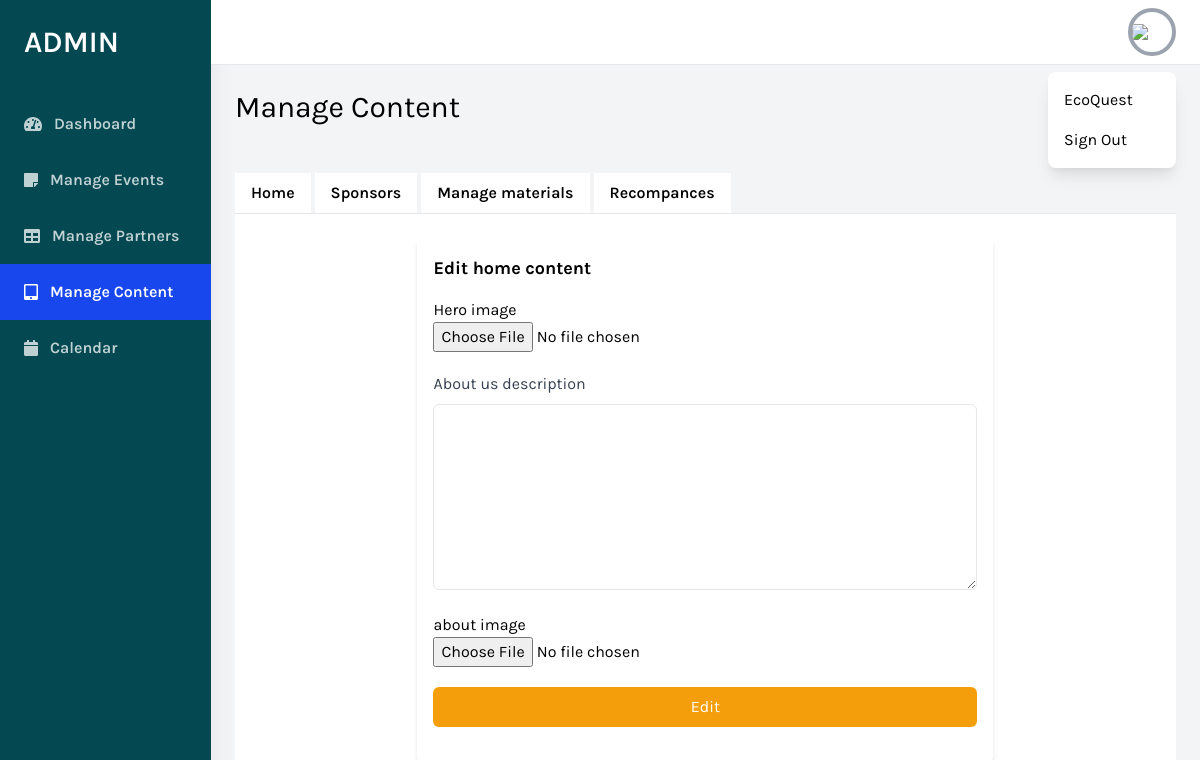
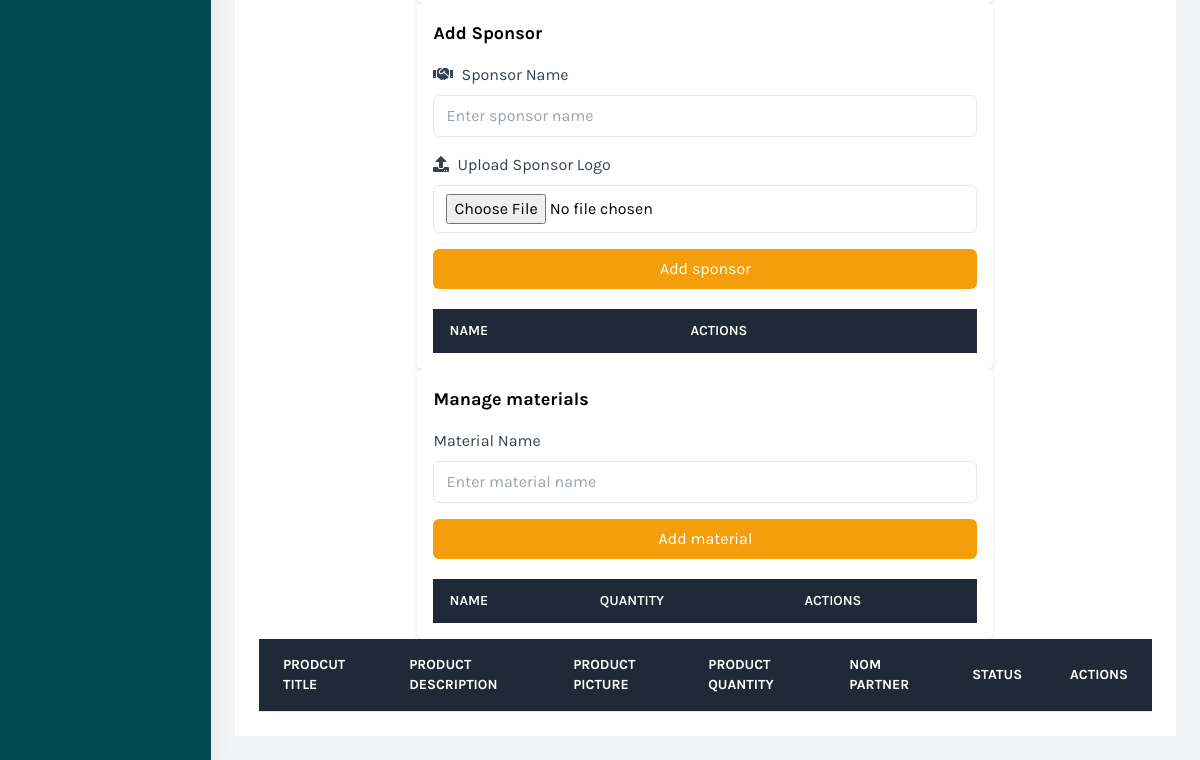
/daskboard/tabs.php, run on an earlier commit of the app's database (2 pictures, top to bottom).
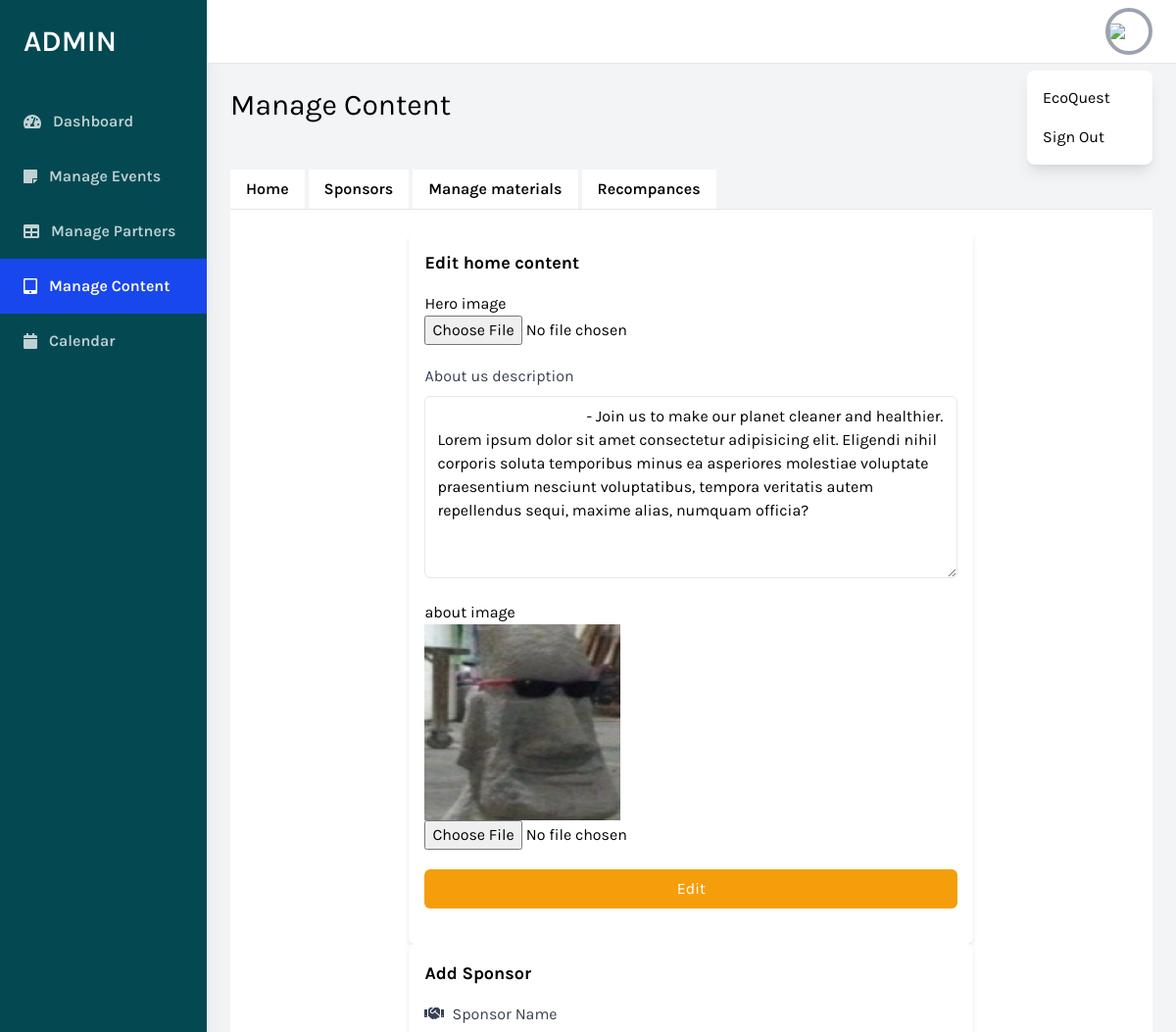
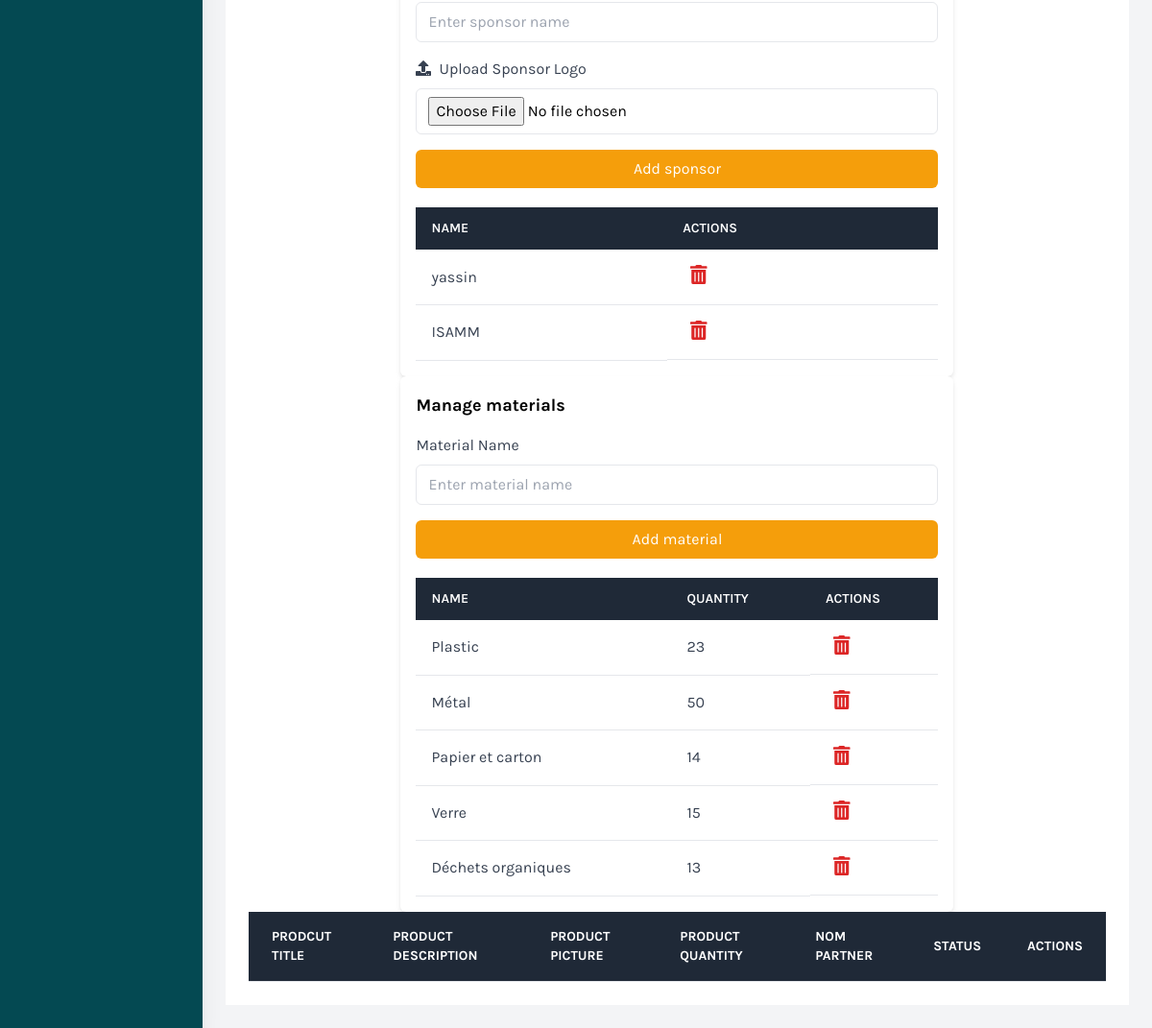
And on a later commit of the database (2 pictures, top to bottom).
### tables this page shows
CREATE TABLE `home` (
  `id` int(11) NOT NULL,
  `banner` varchar(250) NOT NULL,
  `about` text NOT NULL,
  `aboutimg` varchar(250) NOT NULL
);

CREATE TABLE `sponsors` (
  `idsponsor` int(11) NOT NULL,
  `nomsponsor` varchar(100) NOT NULL,
  `imgsponsor` varchar(20) NOT NULL
);

CREATE TABLE `materials` (
  `idmat` int(11) NOT NULL,
  `nommat` varchar(100) NOT NULL,
  `qty` decimal(10,0) NOT NULL
);

### daskboard/tabs.php (the view, shortened to what the changed rows need)
<!DOCTYPE html>
<html lang="en">
<?php
include "conn.php";
?>
<head>
    <link href="https://cdnjs.cloudflare.com/ajax/libs/tailwindcss/2.2.19/tailwind.min.css" rel="stylesheet">
</head>
<body class="bg-gray-100 font-family-karla flex">
                                    <?php
                                    $home="select * from home";
                                    $homeRes = mysqli_query($conn, $home);
                                    if($row=mysqli_fetch_assoc($homeRes)){
                                        $banner=$row['banner'];
                                        $aboutimg=$row['aboutimg'];
                                        $about=$row['about'];
                                    }
                                    ?>
    <div class="relative w-full flex flex-col h-screen overflow-y-hidden">
        <div class="w-full h-screen overflow-x-hidden border-t flex flex-col">
            <main class="w-full flex-grow p-6">
                <h1 class="text-3xl text-black pb-6">Manage Content</h1>
                <div class="w-full mt-6" x-data="{ openTab: 1 }">
                    <div class="bg-white p-6">
                        <div id="" class="" x-show="openTab === 1">
                            <div class="max-w-xl mx-auto p-4 bg-white shadow-md rounded-md">
                                <h2 class="text-lg font-bold mb-4">Edit home content</h2>
                                <form method="post" enctype="multipart/form-data">
                                    <h2>Hero image</h2>
                                    <input type="file" name="heroImage" id="heroImage"><br>
                                    <div class="mb-4 mt-5">
                                        <label class="block text-gray-700 mb-2">
                                            About us description
                                        </label>
                                            <textarea rows="7" cols="50" name="aboutContent" id="" class="w-full px-3 py-2 border rounded-md focus:outline-none focus:ring focus:ring-yellow-300">
                                        <?php echo(trim($row['about'])) ?>
                                        </textarea>
                                    </div>
                                    <h2>about image</h2>
                                    <img src="../uploads/<?php echo($row["aboutimg"]) ?>" alt="" class="w-[5%]">
                                    <input type="file" name="aboutImage" id="aboutImage"><br>
                                    <input type="submit" value="Edit" name="submit" class="my-5 w-full bg-yellow-500 text-white py-2 rounded-md hover:bg-yellow-600">
                                </form>
                            </div>
                        </div>
                        <div id="" class="" x-show="openTab === 3">
                            <div class="max-w-xl mx-auto p-4 bg-white shadow-md rounded-md">
                                <h2 class="text-lg font-bold mb-4">Add Sponsor</h2>
                                <table class="min-w-full bg-white mt-5">
                                <thead class="bg-gray-800 text-white">
                                <tr>
                                    <th class="text-left py-3 px-4 uppercase font-semibold text-sm">Name</th>
                                    <th class="text-left py-3 px-4 uppercase font-semibold text-sm">Actions</th>
                                </tr>
                                </thead>
                            <tbody class="text-gray-700">
                            <tr>
                                 <?php
                                 $showSponsorReq="select * from sponsors";
                                 $showSponsorRes=mysqli_query($conn, $showSponsorReq);
                                 while($showSponsor=mysqli_fetch_assoc($showSponsorRes)){
                                    echo "<td class='py-4 px-4 border-b border-grey-light'>" .$showSponsor['nomsponsor']."</td>";
                                    echo "<td class='py-4 px-4 border-b border-grey-light flex'>
                                        <a href='deleteSponsor.php?idsponsor=".$showSponsor['idsponsor']."'>
                                            <i class='fas fa-trash-alt text-xl text-red-600 ml-2'
                                                aria-hidden='true'></i></a>
                                        </td>
                                    </tr>";
                                 }
                                 ?>
                                 </tbody>
                                 </table>
                            </div>
                        </div>
                        <div id="" class="" x-show="openTab === 4">
                        <div class="max-w-xl mx-auto p-4 bg-white shadow-md rounded-md">
                                <h2 class="text-lg font-bold mb-4">Manage materials</h2>
                                <table class="min-w-full bg-white mt-5">
                                <thead class="bg-gray-800 text-white">
                                <tr>
                                    <th class="text-left py-3 px-4 uppercase font-semibold text-sm">Name</th>
                                    <th class="text-left py-3 px-4 uppercase font-semibold text-sm">Quantity</th>
                                    <th class="text-left py-3 px-4 uppercase font-semibold text-sm">Actions</th>
                                </tr>
                                </thead>
                            <tbody class="text-gray-700">
                            <tr>
                                 <?php
                                 $showMatsReq="select * from materials";
                                 $showMatsRes=mysqli_query($conn, $showMatsReq);
                                 while($showMats=mysqli_fetch_assoc($showMatsRes)){
                                    echo "<td class='py-4 px-4 border-b border-grey-light'>" .$showMats['nommat']."</td>";
                                    echo "<td class='py-4 px-4 border-b border-grey-light'>" .$showMats['qty']."</td>";
                                    echo "<td class='py-4 px-4 border-b border-grey-light flex'>
                                        <a href='deleteMat.php?idmat=".$showMats['idmat']."'>
                                            <i class='fas fa-trash-alt text-xl text-red-600 ml-2'
                                                aria-hidden='true'></i></a>
                                        </td>
                                    </tr>";
                                 }
                                 ?>
                                 </tbody>
                                 </table>
                            </div>
                        </div>
                        <div id="" class="" x-show="openTab === 5">
                            <div class="bg-white overflow-auto">
                                <table class="text-left w-full border-collapse">
                                    <thead>
                                        <tr class="bg-gray-800 text-white">
                                            <th
                                                class="py-4 px-6 bg-grey-lightest font-bold uppercase text-sm text-grey-dark border-b border-grey-light">
                                                prodcut title</th>
                                            <th
                                                class="py-4 px-6 bg-grey-lightest font-bold uppercase text-sm text-grey-dark border-b border-grey-light">
                                                product Description</th>
                                            <th
                                                class="py-4 px-6 bg-grey-lightest font-bold uppercase text-sm text-grey-dark border-b border-grey-light">
                                                product picture</th>
                                            <th
                                                class="py-4 px-6 bg-grey-lightest font-bold uppercase text-sm text-grey-dark border-b border-grey-light">
                                                product quantity</th>
                                            <th
                                                class="py-4 px-6 bg-grey-lightest font-bold uppercase text-sm text-grey-dark border-b border-grey-light">
                                                Nom Partner</th>
                                            <th
                                                class="py-4 px-6 bg-grey-lightest font-bold uppercase text-sm text-grey-dark border-b border-grey-light">
                                                status</th>
                                            <th
                                                class="py-4 px-6 bg-grey-lightest font-bold uppercase text-sm text-grey-dark border-b border-grey-light">
                                                Actions</th>
                                        </tr>
                                    </thead>
                                </table>
                            </div>
                        </div>
                    </div>
                </div>
            </main>
        </div>
    </div>
</body>
</html>

What changed in the data, as far as the page shows it:
added home: aboutContent "- Join us to make our planet cleaner and healthier. Lorem ipsum dolor sit amet consectetur adipisicing elit. Eligendi nihil corporis soluta temporibus minus ea asperiores molestiae voluptate praesentium nesciunt voluptatibus, tempora veritatis autem repellendus sequi, maxime alias, numquam officia?", aboutimg (picture)
added sponsors: nomsponsor "yassin"
added sponsors: nomsponsor "ISAMM"
added materials: nommat "Plastic", qty "23"
added materials: nommat "Métal", qty "50"
added materials: nommat "Papier et carton", qty "14"
added materials: nommat "Verre", qty "15"
added materials: nommat "Déchets organiques", qty "13"
